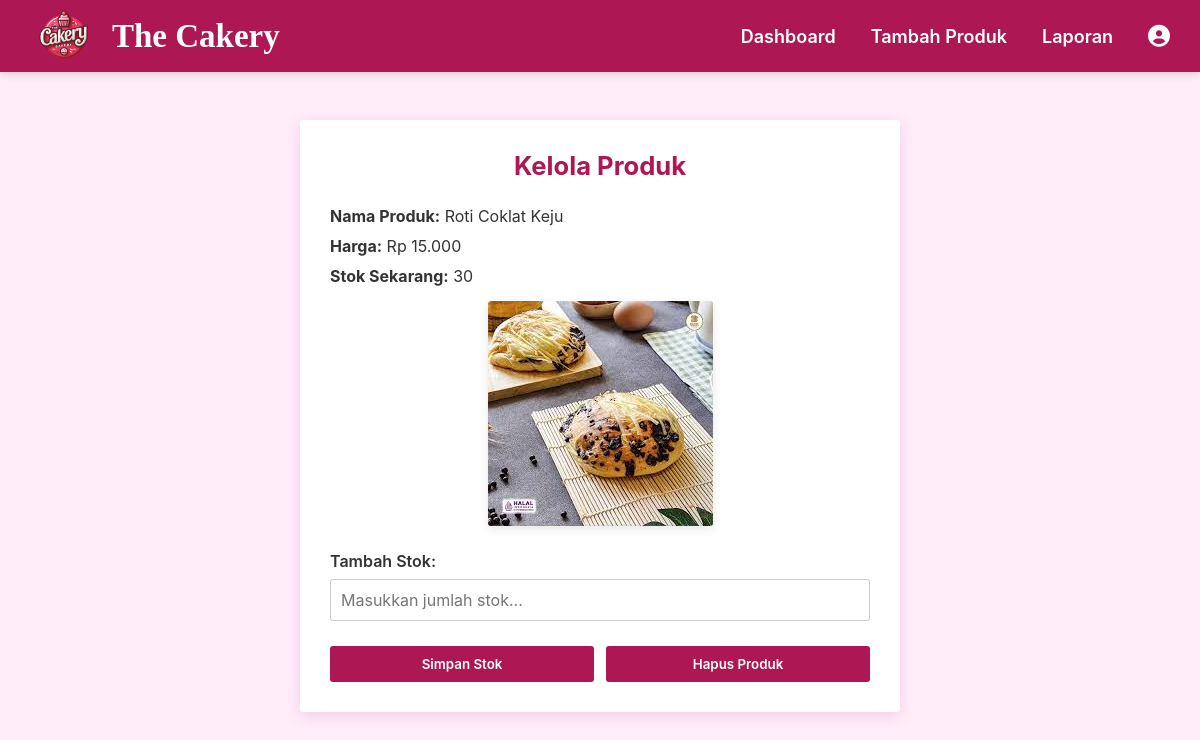
Page /admin/restok_produk.php?id=1 on the earlier database version.
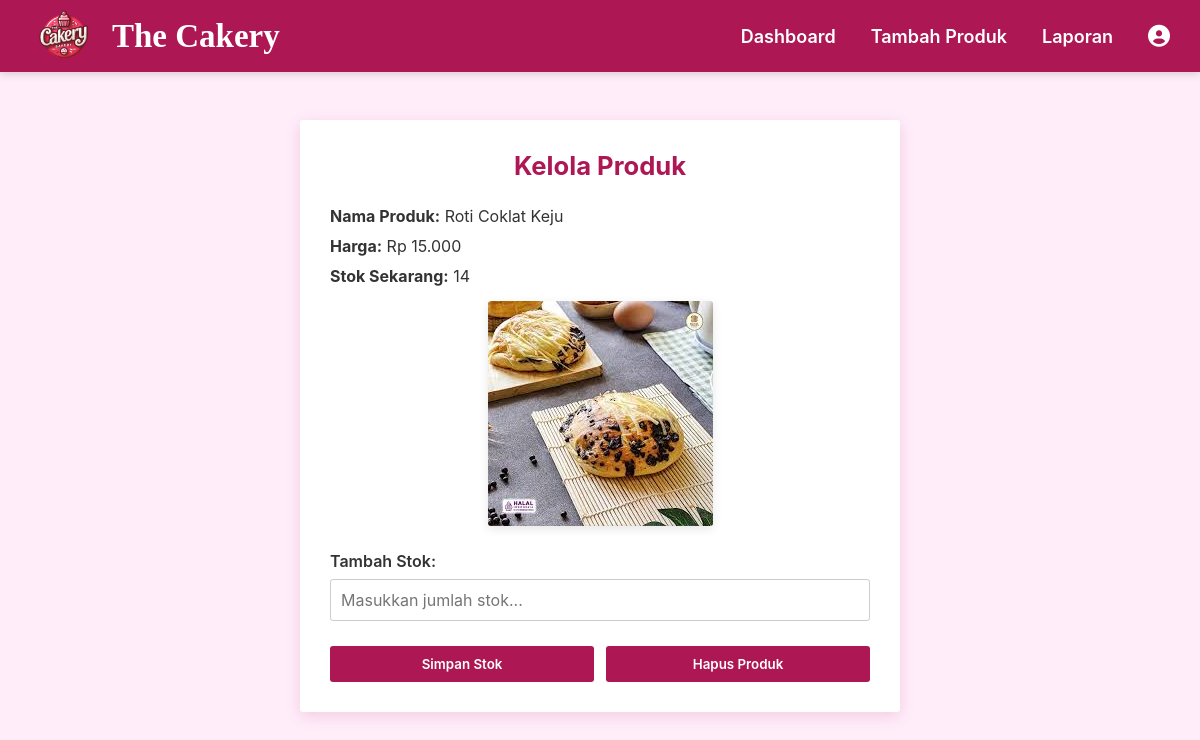
Same page on the later database version.
### tables this page shows
CREATE TABLE `tb_produk` (
  `id` int(11) NOT NULL,
  `nama_produk` varchar(255) NOT NULL,
  `deskripsi` text NOT NULL,
  `harga` decimal(10,0) NOT NULL,
  `stok` int(11) NOT NULL,
  `gambar` varchar(255) NOT NULL,
  `kategori` varchar(100) NOT NULL,
  `crated_at` timestamp(6) NOT NULL DEFAULT current_timestamp(6) ON UPDATE current_timestamp(6)
);

### admin/restok_produk.php (the view, shortened to what this page needs)
<?php
include 'koneksi.php';
include 'navmenu.php';
if (isset($_GET['id'])) {
    $id_produk = $_GET['id'];
    $query = "SELECT * FROM tb_produk WHERE id = '$id_produk'";
    $result = mysqli_query($koneksi, $query);
    if (mysqli_num_rows($result) > 0) {
        $data = mysqli_fetch_assoc($result);
    } else {
        echo "Produk tidak ditemukan.";
        exit();
    }
} else {
    echo "ID produk tidak ditemukan.";
    exit();
}
?>
<!DOCTYPE html>
<html lang="id">
<head>
    <link rel="stylesheet" href="https://cdnjs.cloudflare.com/ajax/libs/font-awesome/6.5.0/css/all.min.css">
</head>
<body>
<div class="container">
    <h1>Kelola Produk</h1>
    <div class="product-detail">
        <p><strong>Nama Produk:</strong> <?= htmlspecialchars($data['nama_produk']); ?></p>
        <p><strong>Harga:</strong> Rp <?= number_format($data['harga'], 0, ',', '.'); ?></p>
        <p><strong>Stok Sekarang:</strong> <?= htmlspecialchars($data['stok']); ?></p>
        <img src="img/<?= htmlspecialchars($data['gambar']); ?>" alt="Gambar Produk">
    </div>
    <form method="POST">
        <label for="jumlah_restok">Tambah Stok:</label>
        <input type="number" name="jumlah_restok" id="jumlah_restok" required min="1" placeholder="Masukkan jumlah stok...">
        <div class="btn-container">
            <button type="submit" class="btn">
                 Simpan Stok
            </button>
            <button type="submit" name="hapus_produk" class="btn" onclick="return confirm('Yakin ingin menghapus produk ini?')">
                Hapus Produk
            </button>
        </div>
    </form>
</div>
</body>
</html>

### admin/navmenu.php (shortened to what this page needs)
<!DOCTYPE html>
<html lang="id">
<head>
  <link rel="stylesheet" href="https://cdnjs.cloudflare.com/ajax/libs/font-awesome/6.5.0/css/all.min.css">
</head>
<body>
  <header>
    <div class="navbar-container">
      <div class="logo">
        <img src="img/logo_toko.png" alt="Logo Toko">
        <span>The Cakery</span>
      </div>
      <nav class="menu-kanan">
        <a href="dashboard_admin.php" class="nav-link">Dashboard</a>
        <a href="tambah_produk.php" class="nav-link">Tambah Produk</a>
         <a href="../laporan.php" class="nav-link">Laporan</a>
        <div class="profile-menu">
          <button class="profile-icon">
            <i class="fa-solid fa-user-circle"></i>
          </button>
        </div>
      </nav>
    </div>
  </header>
</body>
</html>

### admin/navmenu.php (style rules this page uses)
* { margin: 0; padding: 0; box-sizing: border-box; font-family: 'Poppins Semibold'; }
body { background-color: #ffedfa; padding-top: 75px; }
header { background-color: #AC1754; display: flex; align-items: center; padding: 1px 0; position: fixed; top: 0; left: 0; width: 100%; z-index: 1000; box-shadow: 0 2px 8px rgba(0,0,0,0.15); }
.navbar-container { display: flex; justify-content: space-between; align-items: center; width: 95%; margin: 0 auto; }
.logo { display: flex; align-items: center; }
.logo img { width: 70px; margin-right: 12px; }
.logo span { font-family: 'Poppins Semibold'; font-size: 33px; font-weight: bold; color: white; }
.menu-kanan { display: flex; align-items: center; gap: 35px; }
.menu-kanan .nav-link { color: white; font-weight: 600; text-decoration: none; font-size: 18px; transition: 0.3s; display: flex; align-items: center; gap: 6px; }
.profile-menu { position: relative; cursor: pointer; }
.profile-icon { font-size: 22px; color: white; background: none; border: none; outline: none; cursor: pointer; }

### admin/restok_produk.php (style rules this page uses)
* { margin: 0; padding: 0; box-sizing: border-box; font-family: 'Inter', sans-serif; }
body { background-color: #FFEDFA; padding: 80px 20px 20px; }
.container { background: #fff; max-width: 600px; margin: 40px auto; padding: 30px; border-radius: 3px; box-shadow: 0 4px 15px rgba(172, 23, 84, 0.15); }
h1 { text-align: center; color: #AC1754; font-size: 1.6rem; margin-bottom: 25px; }
.product-detail p { font-size: 1rem; margin-bottom: 10px; color: #333; }
.product-detail img { display: block; margin: 15px auto; max-width: 60%; border-radius: 3px; box-shadow: 0 3px 10px rgba(0,0,0,0.1); }
label { display: block; font-weight: 600; margin-top: 25px; color: #333; }
input[type="number"] { width: 100%; padding: 10px; margin-top: 8px; border: 1px solid #ccc; border-radius: 3px; font-size: 1rem; }
.btn-container { display: flex; justify-content: space-between; gap: 12px; margin-top: 25px; }
.btn { flex: 1; text-align: center; padding: 10px; border: none; border-radius: 3px; color: white; font-weight: 600; cursor: pointer; background-color: #AC1754; transition: background-color 0.3s ease; }

Differences in the rows shown:
changed tb_produk "Roti Coklat Keju": stok "30" → "14"
